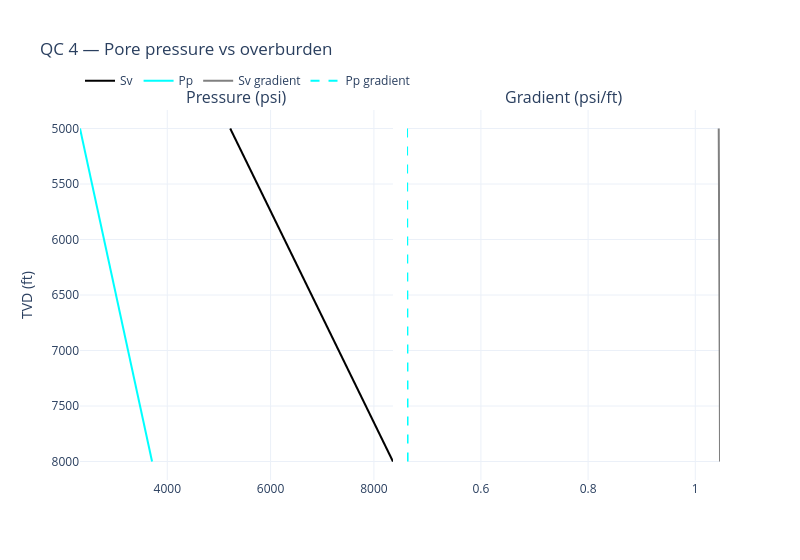

The code cell stored with this chart in its notebook:
### Markdown cell above
## 4. Pore pressure (onshore hydrostatic)

### Code cell
PP_GRAD = 0.465  # psi/ft

df["PP"] = PorePressureCalculation.calculate_pore_pressure_onshore_array(
    tvd=df["TVD"].tolist(),
    formation_pore_pressure_gradient=PP_GRAD,
    air_gap=AIR_GAP,
)
df["PP_GRAD"] = df["PP"] / df["TVD"]  # psi/ft
display(df[["TVD", "PP", "PP_GRAD"]].head())

qc_log_plot(
    [
        ("Pressure (psi)", [(df["SV"], "Sv", "black", None),
                            (df["PP"], "Pp", "cyan", None)]),
        ("Gradient (psi/ft)", [(df["SV_GRAD"], "Sv gradient", "grey", None),
                               (df["PP_GRAD"], "Pp gradient", "cyan", "dash")]),
    ],
    "QC 4 — Pore pressure vs overburden",
    width=800,
).show()
